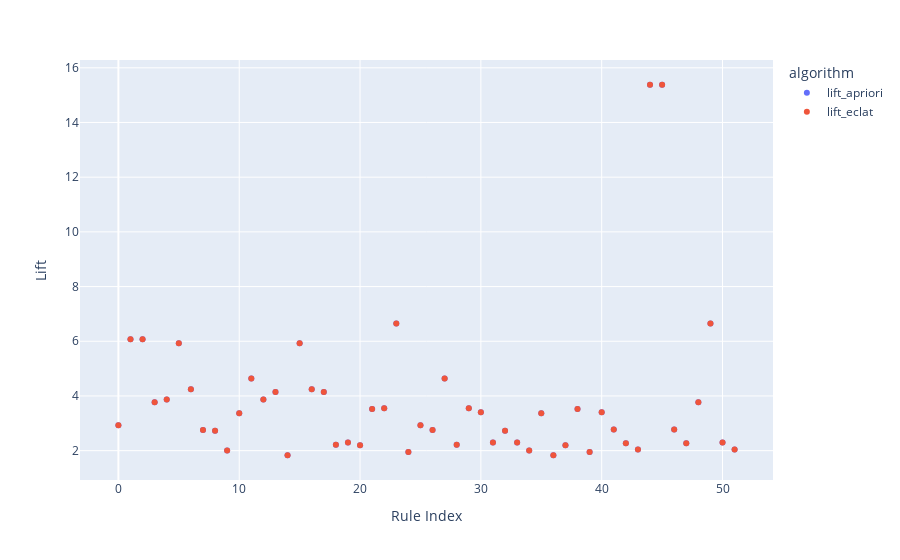

Notebook code for this chart:
### Markdown cell above
## Lift

### Code cell
fig = px.scatter(retail_joined, y=['lift_apriori', 'lift_eclat'], labels={'index':'Rule Index', 'value':'Lift', 'variable': 'algorithm', 'lift_apriori':'Apriori', 'lift_eclat': 'ECLAT'})
fig.show()

### Figure 1 — Plotly figure (JSON) as saved in the notebook; plotly's stock layout.template omitted (floating-point values rounded to 4 significant figures)
{"data": [{"hovertemplate": "algorithm=lift_apriori<br>Rule Index=%{x}<br>Lift=%{y}<extra></extra>", "legendgroup": "lift_apriori", "marker": {"color": "#636efa", "symbol": "circle"}, "mode": "markers", "name": "lift_apriori", "orientation": "v", "showlegend": true, "type": "scatter", "x": [0, 1, 2, 3, 4, 5, 6, 7, 8, 9, 10, 11, 12, 13, 14, 15, 16, 17, 18, 19, 20, 21, 22, 23, 24, 25, 26, 27, 28, 29, 30, 31, 32, 33, 34, 35, 36, 37, 38, 39, 40, 41, 42, 43, 44, 45, 46, 47, 48, 49, 50, 51], "xaxis": "x", "y": [2.932, 6.071, 6.071, 3.768, 3.871, 5.928, 4.243, 2.754, 2.731, 2.002, 3.371, 4.638, 3.871, 4.145, 1.832, 5.928, 4.243, 4.145, 2.216, 2.297, 2.202, 3.524, 3.547, 6.648, 1.947, 2.932, 2.754, 4.638, 2.216, 3.547, 3.4, 2.298, 2.731, 2.297, 2.002, 3.371, 1.832, 2.202, 3.524, 1.947, 3.4, 2.778, 2.267, 2.04, 15.38, 15.38, 2.778, 2.267, 3.768, 6.648, 2.298, 2.04], "yaxis": "y"}, {"hovertemplate": "algorithm=lift_eclat<br>Rule Index=%{x}<br>Lift=%{y}<extra></extra>", "legendgroup": "lift_eclat", "marker": {"color": "#EF553B", "symbol": "circle"}, "mode": "markers", "name": "lift_eclat", "orientation": "v", "showlegend": true, "type": "scatter", "x": [0, 1, 2, 3, 4, 5, 6, 7, 8, 9, 10, 11, 12, 13, 14, 15, 16, 17, 18, 19, 20, 21, 22, 23, 24, 25, 26, 27, 28, 29, 30, 31, 32, 33, 34, 35, 36, 37, 38, 39, 40, 41, 42, 43, 44, 45, 46, 47, 48, 49, 50, 51], "xaxis": "x", "y": [2.932, 6.071, 6.071, 3.768, 3.871, 5.928, 4.243, 2.754, 2.731, 2.002, 3.371, 4.638, 3.871, 4.145, 1.832, 5.928, 4.243, 4.145, 2.216, 2.297, 2.202, 3.524, 3.547, 6.648, 1.947, 2.932, 2.754, 4.638, 2.216, 3.547, 3.4, 2.298, 2.731, 2.297, 2.002, 3.371, 1.832, 2.202, 3.524, 1.947, 3.4, 2.778, 2.267, 2.04, 15.38, 15.38, 2.778, 2.267, 3.768, 6.648, 2.298, 2.04], "yaxis": "y"}], "layout": {"legend": {"title": {"text": "algorithm"}, "tracegroupgap": 0}, "margin": {"t": 60}, "xaxis": {"anchor": "y", "domain": [0, 1], "title": {"text": "Rule Index"}}, "yaxis": {"anchor": "x", "domain": [0, 1], "title": {"text": "Lift"}}}}
